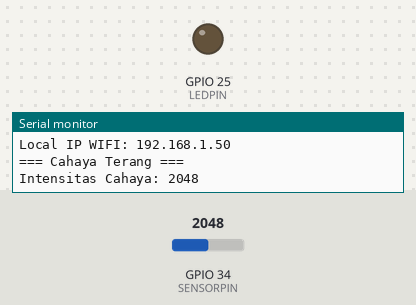
Bench run of a sketch on a simulated ESP32. On the bench: output pins drawn as LEDs (lit = HIGH), the last lines printed to the serial monitor. The test bench sets the inputs (shaded band); at power-on: GPIO 34 (SENSORPIN) = 2048. WiFi joins after 1.5 s; servers stay silent unless stated; uploads are accepted with an empty reply.

Above: at 4.2 s.
4.3 s: GPIO 34 (SENSORPIN) set to 106
11.2 s: GPIO 34 (SENSORPIN) set to 96
At 16.8 s:
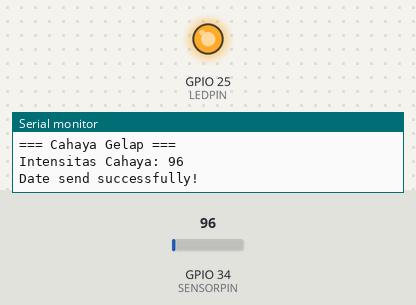
18.1 s: GPIO 34 (SENSORPIN) set to 491
At 22.7 s:
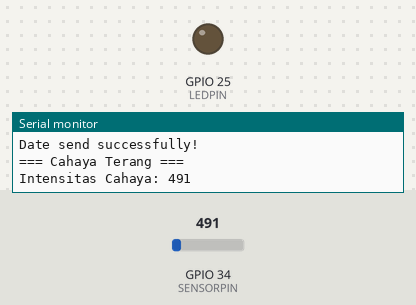
25.0 s: GPIO 34 (SENSORPIN) set to 60
At 28.7 s:
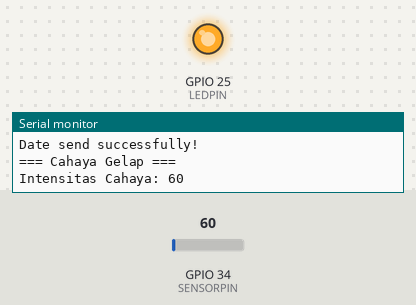
Timing chart, 0 to 30.2 s (numbered marks = the images above; inputs shaded):
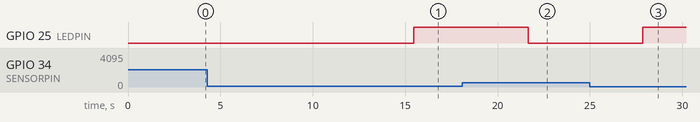

The sketch:

latihanPirdas4.ino
```cpp
// int LDR_Val = 0;
// int SENSOR = 34;
// int LED = 25;

// void setup(){
//   Serial.begin(9600);
//   pinMode(LED, OUTPUT);
// }

// void loop(){
//   LDR_Val = analogRead(SENSOR);
//   Serial.print("LDR Output: ");
//   Serial.println(LDR_Val);
//   if(LDR_Val > 100){
//       Serial.println("Cahaya Terang");
//       digitalWrite(LED, LOW);
//   }else{
//       Serial.println("Cahaya Gelap");
//       digitalWrite(LED, HIGH);
//   }
//   delay(1000);
// }


#include <Arduino.h>
#include <HTTPClient.h>
#include <WiFi.h>

#define SENSORPIN 34
#define LEDPIN 25

const char* ssid = "hotspot";
const char* password = "passwordhotspot";
const char* serverName = "http://iniipv4/pirdas4/cahaya.php";

void setup(){
  Serial.begin(9600);
  pinMode(LEDPIN, OUTPUT);
  delay(1000);

  WiFi.begin(ssid, password);
  while (WiFi.status() != WL_CONNECTED){
    delay(1000);
    Serial.println("Connecting to WiFI...");
  }

  String wifiName = WiFi.SSID();
  String localWifiIp = WiFi.localIP().toString();
  Serial.println();
  Serial.println("Connected to: " + wifiName);
  Serial.println("Local IP WIFI: " + localWifiIp);
}

void loop(){
  int ldr_value = analogRead(SENSORPIN);

  if (ldr_value > 100){
    Serial.println("=== Cahaya Terang ===");
    digitalWrite(LEDPIN, LOW);
    Serial.print("Intensitas Cahaya: ");
    Serial.print(ldr_value);
    Serial.println();
  } else{
    Serial.println("=== Cahaya Gelap ===");
    digitalWrite(LEDPIN, HIGH);
    Serial.print("Intensitas Cahaya: ");
    Serial.print(ldr_value);
    Serial.println();
  }
  delay(1000);

  String url = serverName;
  url += "?ldr_value=";
  url += String(ldr_value);

  HTTPClient http;
  http.begin(url);
  int httpResponseCode = http.GET();

  if (httpResponseCode == 200){
    Serial.println("Date send successfully!");
  } else {
    Serial.print("Error code: ");
    Serial.println(httpResponseCode);
  }
  http.end();
  delay(5000);
}
```

Measured:
- the behaviour switches between 101 and 100 on GPIO 34 (SENSORPIN) (found by bisection; images 0 and 1)
- after the input at 11.2 s, GPIO 25 (LEDPIN): LOW → HIGH after 4.3 s
- after the input at 18.1 s, GPIO 25 (LEDPIN): HIGH → LOW after 3.6 s
- after the input at 25.0 s, GPIO 25 (LEDPIN): LOW → HIGH after 2.9 s
